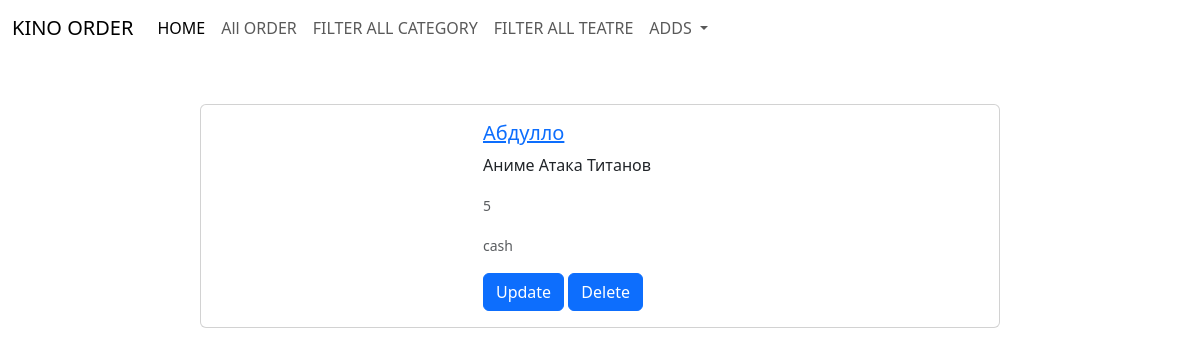
The app's page /detailorders/5 with its own data.
### onlinefilms/models.py (models this page shows, shortened)
class Orders(models.Model):
    user_id = models.ForeignKey(User, on_delete=models.CASCADE)
    film = models.ForeignKey(Films, on_delete=models.CASCADE)
    qvantity = models.IntegerField()
    PAY = (
        ('card', 'Card'),
        ('cash', 'cash')
    )
    type_pay = models.CharField(max_length=100,choices=PAY)

class User(models.Model):
    f_name = models.CharField(max_length=50)
    l_name = models.CharField(max_length=50)
    email = models.EmailField(max_length=254)
    phone_number = models.CharField(max_length=50)
    is_active = models.BooleanField(default=True)
    def __str__(self):
        return self.f_name

class Films(models.Model):
    title = models.CharField(max_length=50)
    category_id = models.ForeignKey(Category, on_delete=models.CASCADE)
    descriptions = models.TextField()
    tikets = models.IntegerField()
    price = models.DecimalField(max_digits=8, decimal_places=2)
    teatre = models.ForeignKey(Teatre,  on_delete=models.CASCADE)
    video = models.FileField(upload_to="static/videos", max_length=100)
    img = models.ImageField(upload_to="static/images", height_field=None, width_field=None, max_length=None)
    date_view = models.DateTimeField(auto_now=False, auto_now_add=False)
    is_active = models.BooleanField(default=True)
    def __str__(self):
        return self.title

### onlinefilms/views.py (the view)
# urls.py: path("detailorders/<int:pk>", OrdersDetailView.as_view(), name="detailorders"),
class OrdersDetailView(DetailView):
    model = Orders
    template_name = "detailorders.html"
    context_object_name = 'order'

### templates/detailorders.html (shortened to what this page needs)
{% extends "base.html" %}
{% block content %}
<div class="container mt-5">
        <div class="row justify-content-center">
            <div class="d-flex justify-content-center mb-4">
                <div class="card" style="width: 800px;">
                    <div class="row g-0">
                        <div class="col-md-4">
                        </div>
                        <div class="col-md-8">
                            <div class="card-body">
                                <h5 class="card-title">
                                    <a href="">{{ order.user_id }}</a>
                                </h5>
                                <p class="card-text">{{ order.film }}</p>
                                <p class="card-text"><small class="text-muted">{{ order.qvantity }}</small></p>
                                <p class="card-text"><small class="text-muted">{{ order.type_pay }}</small></p>
                                <a href="{% url 'updateorder' order.id %}" class="btn btn-primary">Update</a>
                                <a href="{% url 'deleteorder' order.id %}" class="btn btn-primary">Delete</a>
                            </div>
                        </div>
                    </div>
                </div>
            </div>
        </div>
</div>
{% endblock content %}

### records on screen
Orders: user_id "Абдулло", film "Аниме Атака Титанов", qvantity "5", type_pay "cash"
